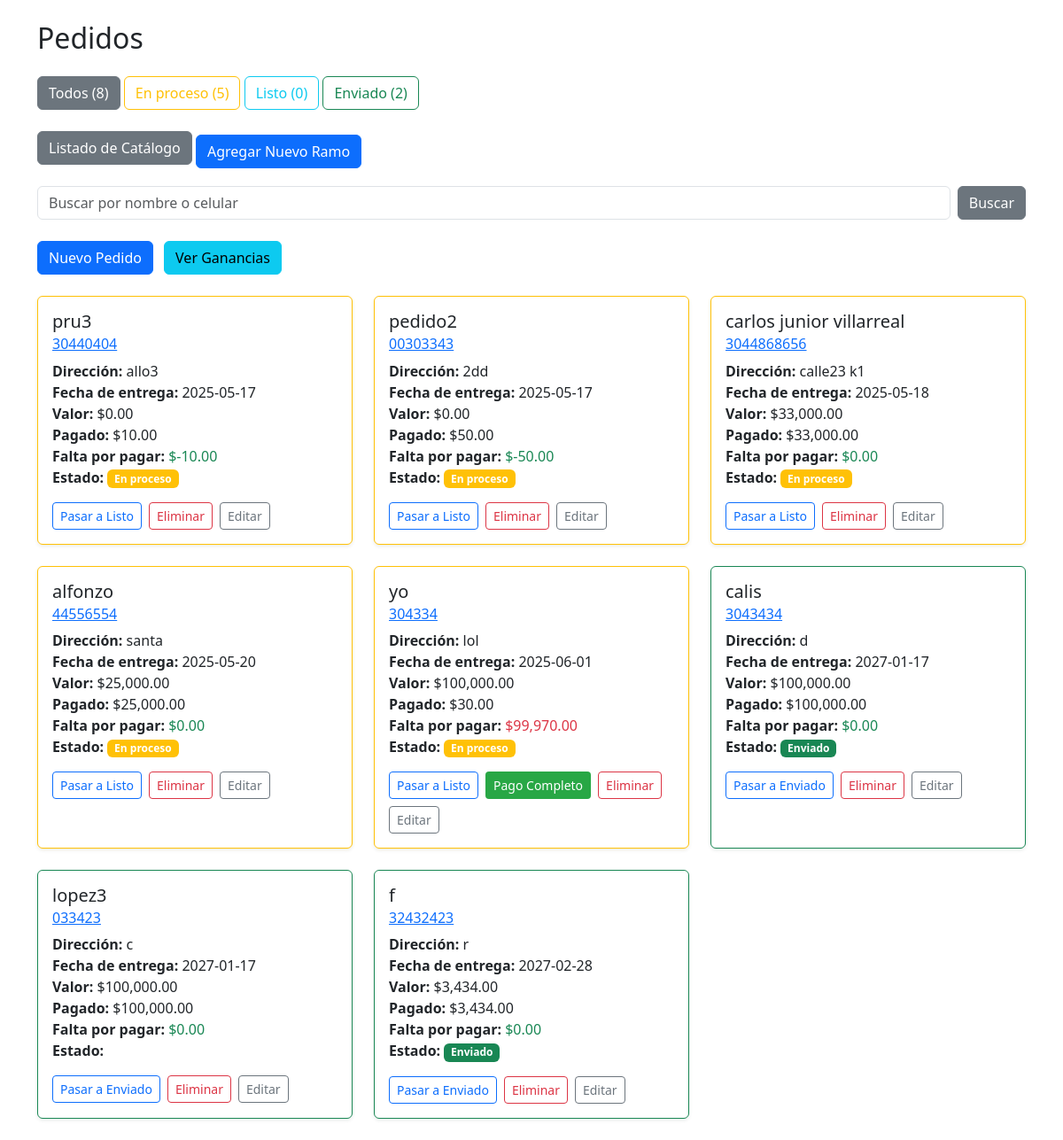
Page /listar_pedidos.php on the earlier database version.
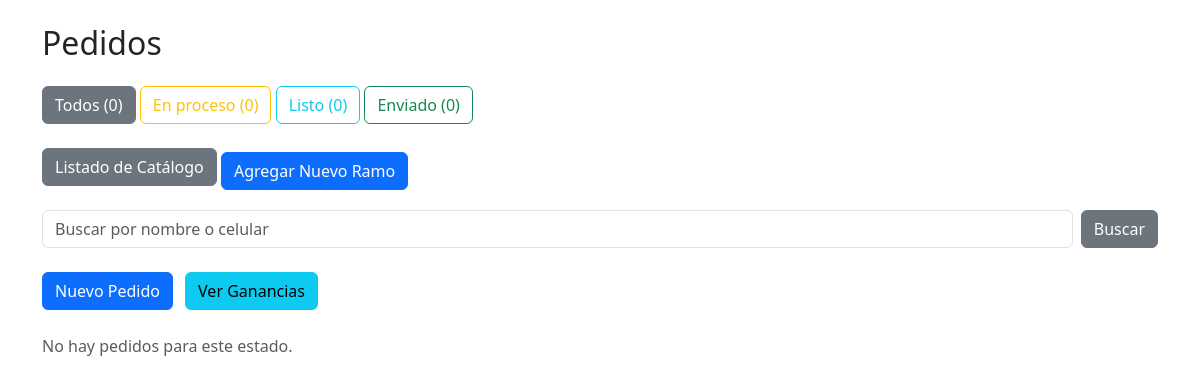
Same page on the later database version.
### tables this page shows
CREATE TABLE `pedido` (
  `id` int(11) NOT NULL,
  `nombre_cliente` varchar(100) NOT NULL,
  `celular` varchar(20) DEFAULT NULL,
  `direccion` text NOT NULL,
  `valor_ramo` decimal(10,2) NOT NULL,
  `cantidad_pagada` decimal(10,2) DEFAULT 0.00,
  `estado` enum('En proceso','Listo','Enviado') DEFAULT 'En proceso',
  `fecha_entrega` date NOT NULL
);

### listar_pedidos.php (the view, shortened to what this page needs)
<?php
include 'conexion.php';
$conteo = [
    'En proceso' => 0,
    'Listo' => 0,
    'Enviado' => 0
];
$sql_conteo = "SELECT estado, COUNT(*) as cantidad FROM pedido GROUP BY estado";
$result_conteo = $conn->query($sql_conteo);
while ($row_conteo = $result_conteo->fetch_assoc()) {
    $conteo[$row_conteo['estado']] = $row_conteo['cantidad'];
}
$filtro = $_GET['estado'] ?? '';
$busqueda = $_GET['busqueda'] ?? '';
if ($filtro !== '' || $busqueda !== '') {
    $sql = "SELECT * FROM pedido WHERE 1=1";
    $tipos = '';
    $parametros = [];
    if ($filtro !== '') {
        $sql .= " AND estado = ?";
        $tipos .= 's';
        $parametros[] = $filtro;
    }
    if ($busqueda !== '') {
        $sql .= " AND (nombre_cliente LIKE ? OR celular LIKE ?)";
        $tipos .= 'ss';
        $parametros[] = "%$busqueda%";
        $parametros[] = "%$busqueda%";
    }
    $sql .= " ORDER BY fecha_entrega ASC";
    $stmt = $conn->prepare($sql);
    $stmt->bind_param($tipos, ...$parametros);
    $stmt->execute();
    $result = $stmt->get_result();
} else {
    $result = $conn->query("SELECT * FROM pedido ORDER BY fecha_entrega ASC");
}
function siguienteEstado($estado) {
    if ($estado == "En proceso") return "Listo";
    return "Enviado";
}
?>
<!DOCTYPE html>
<html lang="es">
<head>
    <link href="https://cdn.jsdelivr.net/npm/bootstrap@5.3.3/dist/css/bootstrap.min.css" rel="stylesheet">
</head>
<body class="container py-4">
<h2 class="mb-4">Pedidos</h2>
<div class="mb-4">
    <a href="listar_pedidos.php" class="btn btn-outline-secondary <?= $filtro == '' ? 'active' : '' ?>">
        Todos (<?= array_sum($conteo) ?>)
    </a>
    <a href="listar_pedidos.php?estado=En proceso" class="btn btn-outline-warning <?= $filtro == 'En proceso' ? 'active' : '' ?>">
        En proceso (<?= $conteo['En proceso'] ?>)
    </a>
    <a href="listar_pedidos.php?estado=Listo" class="btn btn-outline-info <?= $filtro == 'Listo' ? 'active' : '' ?>">
        Listo (<?= $conteo['Listo'] ?>)
    </a>
    <a href="listar_pedidos.php?estado=Enviado" class="btn btn-outline-success <?= $filtro == 'Enviado' ? 'active' : '' ?>">
        Enviado (<?= $conteo['Enviado'] ?>)
    </a>
</div>
<a href="listar_catalogo.php" class="btn btn-secondary mb-4">Listado de Catálogo</a>
<a href="crear_ramo.php" class="btn btn-primary mb-3">Agregar Nuevo Ramo</a>
<form method="get" class="mb-4 d-flex gap-2">
    <input type="text" name="busqueda" class="form-control" placeholder="Buscar por nombre o celular" value="<?= htmlspecialchars($_GET['busqueda'] ?? '') ?>">
    <button type="submit" class="btn btn-secondary">Buscar</button>
</form>
<a href="crear_pedido.php" class="btn btn-primary mb-4">Nuevo Pedido</a>
<a href="gananciasG.php" class="btn btn-info mb-4 ms-2">Ver Ganancias</a>
<div class="row row-cols-1 row-cols-md-2 row-cols-lg-3 g-4">
<?php if ($result->num_rows > 0): ?>
<?php while ($row = $result->fetch_assoc()):
    $falta = $row['valor_ramo'] - $row['cantidad_pagada'];
    $estadoColor = $row['estado'] == "En proceso" ? "warning" : ($row['estado'] == "Listo" ? "info" : "success");
?>
    <div class="col">
        <div class="card border-<?= $estadoColor ?> shadow-sm h-100">
            <div class="card-body">
                <h5 class="card-title"><?= htmlspecialchars($row['nombre_cliente']) ?></h5>
                <h6 class="card-subtitle mb-2 text-muted">
                    <a href="https://wa.me/57<?= preg_replace('/\D/', '', $row['celular']) ?>?text=<?= urlencode('Hola, su pedido está listo. ¿Prefiere que se lo enviemos o desea recogerlo personalmente?') ?>"
                        target="_blank">
                        <?= htmlspecialchars($row['celular']) ?>
                    </a>
                </h6>
                <p class="card-text">
                    <strong>Dirección:</strong> <?= htmlspecialchars($row['direccion']) ?><br>
                    <strong>Fecha de entrega:</strong> <?= htmlspecialchars($row['fecha_entrega']) ?><br>
                    <strong>Valor:</strong> $<?= number_format($row['valor_ramo'], 2) ?><br>
                    <strong>Pagado:</strong> $<?= number_format($row['cantidad_pagada'], 2) ?><br>
                    <strong>Falta por pagar:</strong>
                    <span class="<?= $falta > 0 ? 'text-danger' : 'text-success' ?>">
                        $<?= number_format($falta, 2) ?>
                    </span><br>
                    <strong>Estado:</strong>
                    <span class="badge bg-<?= $estadoColor ?>"><?= $row['estado'] ?></span>
                </p>
                <div class="d-flex flex-wrap gap-2">
                    <a href="cambiar_estado.php?id=<?= $row['id'] ?>&estado=<?= siguienteEstado($row['estado']) ?>" class="btn btn-outline-primary btn-sm">
                        Pasar a <?= siguienteEstado($row['estado']) ?>
                    </a>
                    <?php if ($falta > 0): ?>
                    <form method="post" class="d-inline">
                        <button type="submit" name="pago_completo" class="btn btn-sm pago-completo-btn">
                            Pago Completo
                        </button>
                    </form>
                    <?php endif; ?>
                    <a href="eliminar_pedido.php?id=<?= $row['id'] ?>" class="btn btn-outline-danger btn-sm" onclick="return confirm('¿Eliminar este pedido?')">
                        Eliminar
                    </a>
                    <a href="editar_pedido.php?id=<?= $row['id'] ?>" class="btn btn-outline-secondary btn-sm">
                        Editar
                    </a>
                </div>
            </div>
        </div>
    </div>
<?php endwhile; ?>
<?php else: ?>
    <p class="text-muted">No hay pedidos para este estado.</p>
<?php endif; ?>
</div>
</body>
</html>

### listar_pedidos.php (style rules this page uses)
.card { transition: transform 0.2s; }
.pago-completo-btn { background-color: #28a745; color: white; }

Differences in the rows shown:
removed pedido: nombre_cliente "pru3", celular "30440404", direccion "allo3", fecha_entrega "2025-05-17", valor_ramo "0.00", cantidad_pagada "10.00", falta "-10.00", estado "En proceso", estado "Listo"
removed pedido: nombre_cliente "pedido2", celular "00303343", direccion "2dd", fecha_entrega "2025-05-17", valor_ramo "0.00", cantidad_pagada "50.00", falta "-50.00", estado "En proceso", estado "Listo"
removed pedido: nombre_cliente "carlos junior villarreal", celular "3044868656", direccion "calle23 k1", fecha_entrega "2025-05-18", valor_ramo "33,000.00", cantidad_pagada "33,000.00", falta "0.00", estado "En proceso", estado "Listo"
removed pedido: nombre_cliente "alfonzo", celular "44556554", direccion "santa", fecha_entrega "2025-05-20", valor_ramo "25,000.00", cantidad_pagada "25,000.00", falta "0.00", estado "En proceso", estado "Listo"
removed pedido: nombre_cliente "yo", celular "304334", direccion "lol", fecha_entrega "2025-06-01", valor_ramo "100,000.00", cantidad_pagada "30.00", falta "99,970.00", estado "En proceso", estado "Listo"
removed pedido: nombre_cliente "calis", celular "3043434", direccion "d", fecha_entrega "2027-01-17", valor_ramo "100,000.00", cantidad_pagada "100,000.00", falta "0.00", estado "Enviado"
removed pedido: nombre_cliente "lopez3", celular "033423", direccion "c", fecha_entrega "2027-01-17", valor_ramo "100,000.00", cantidad_pagada "100,000.00", falta "0.00", estado "Enviado"
removed pedido: nombre_cliente "f", celular "32432423", direccion "r", fecha_entrega "2027-02-28", valor_ramo "3,434.00", cantidad_pagada "3,434.00", falta "0.00", estado "Enviado"
Other differences:
array_sum($conteo): "8" → "0"
$conteo['En proceso']: "5" → "0"
$conteo['Enviado']: "2" → "0"
text now shown: "No hay pedidos para este estado."
